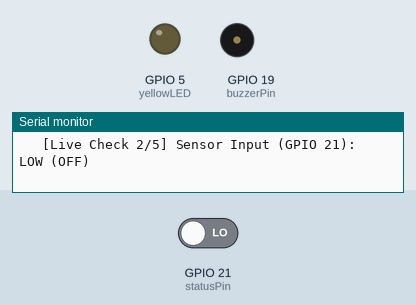
Recording of a sketch running on a simulated ESP32. On the bench: output pins drawn as LEDs (lit = HIGH), buzzer (waves = sounding, pin HIGH), the last lines printed to the serial monitor. The inputs (shaded band) are chosen by the test bench; at power-on: GPIO 21 (statusPin) LOW. Pins used as bus, display or sensor lines are not drawn.

Above: at 9.5 s.
9.6 s: GPIO 21 (statusPin) driven HIGH
At 14.2 s:
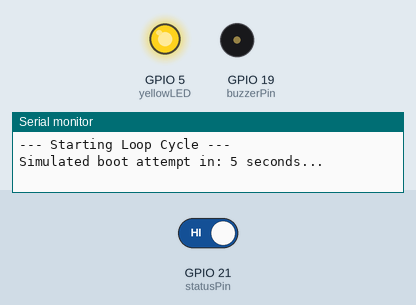
15.2 s: GPIO 21 (statusPin) driven LOW
At 19.6 s:
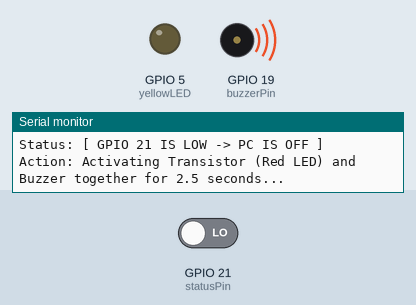
Timing chart, 0 to 28.9 s (numbered marks = the images above; inputs shaded):
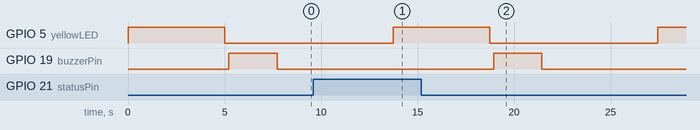

Measured:
- after the input at 15.2 s, GPIO 19 (buzzerPin): LOW → HIGH after 3.7 s, → LOW 2.5 s later

The sketch:

ESP32_Code.ino
```cpp
// SMART TIMER AUTO POWER ON - ESP32 VERSION
// FINAL VERSION - EXACT SCHEMATIC CONNECTION
// PINS: GPIO4=TRIGGER, GPIO5=YELLOW, GPIO21=SENSOR(PULLDOWN), GPIO19=BUZZER

const int triggerPin = 4;   // GPIO 4 -> Transistor Base (Triggers Motherboard PWR_SW & Red LED)
const int yellowLED = 5;    // GPIO 5 -> Standby Countdown Timer Indicator
const int statusPin = 21;   // GPIO 21 -> Single Sensor Signal Input for Bench Test
const int buzzerPin = 19;   // GPIO 19 -> Buzzer Positive Pin

// Timer Configuration
const int countdownSeconds = 5; // Safety delay before attempting to boot the PC

void setup() {
  // Initialize all pins
  pinMode(triggerPin, OUTPUT);
  pinMode(yellowLED, OUTPUT);

  // INPUT_PULLDOWN keeps GPIO 21 at LOW automatically when no wire is connected
  pinMode(statusPin, INPUT_PULLDOWN);
  pinMode(buzzerPin, OUTPUT);

  // Ensure everything starts completely turned off safely
  digitalWrite(triggerPin, LOW);
  digitalWrite(yellowLED, LOW);
  digitalWrite(buzzerPin, LOW);

  Serial.begin(115200);
  Serial.println("======================================================");
  Serial.println("--- ESP32 SINGLE-PIN (GPIO 21) SIMULATION MODE ---");
  Serial.println("--- RED LED & BUZZER SYNCHRONIZED TOGETHER ---");
  Serial.println("======================================================");
}

void loop() {
  // ===================================================
  // STEP 1: SAFETY COUNTDOWN (YELLOW LED ON)
  // ===================================================
  Serial.println("\n--- Starting Loop Cycle ---");
  digitalWrite(yellowLED, HIGH);

  for (int i = countdownSeconds; i > 0; i--) {
    Serial.print("Simulated boot attempt in: ");
    Serial.print(i);
    Serial.println(" seconds...");
    delay(1000);
  }

  digitalWrite(yellowLED, LOW);
  delay(200);

  // ===================================================
  // STEP 2: CHECK SIMULATED POWER STATE (GPIO 21)
  // ===================================================
  int pcPower = digitalRead(statusPin);

  if (pcPower == LOW) {
    Serial.println("Status: [ GPIO 21 IS LOW -> PC IS OFF ]");
    Serial.println("Action: Activating Transistor (Red LED) and Buzzer together for 2.5 seconds...");

    // --- START TOGETHER ---
    digitalWrite(triggerPin, HIGH); // Turn on Red LED / Transistor Switch
    digitalWrite(buzzerPin, HIGH);  // Turn on Buzzer

    // Hold them both active at the same time
    delay(2500);                    // 2.5 seconds hold duration

    // --- STOP TOGETHER ---
    digitalWrite(triggerPin, LOW);  // Turn off Red LED / Transistor Switch
    digitalWrite(buzzerPin, LOW);   // Turn off Buzzer

    Serial.println("Action: Trigger sequence complete.");
  } else {
    Serial.println("Status: [ GPIO 21 IS HIGH -> PC IS RUNNING ]");
    Serial.println("Action: Skipping button press loop to prevent accidental shutdown.");
  }

  // ===================================================
  // STEP 3: 5-SECOND BENCH OBSERVATION WINDOW
  // ===================================================
  Serial.println(">>> Entering 5-second observation window.");

  for (int check = 1; check <= 5; check++) {
    int liveRead = digitalRead(statusPin);

    Serial.print("   [Live Check ");
    Serial.print(check);
    Serial.print("/5] Sensor Input (GPIO 21): ");
    Serial.println(liveRead == HIGH ? "HIGH (ON)" : "LOW (OFF)");

    delay(1000);
  }

  Serial.println("Observation window closed. Resetting loop in 1 second...");
  delay(1000);
}
```
